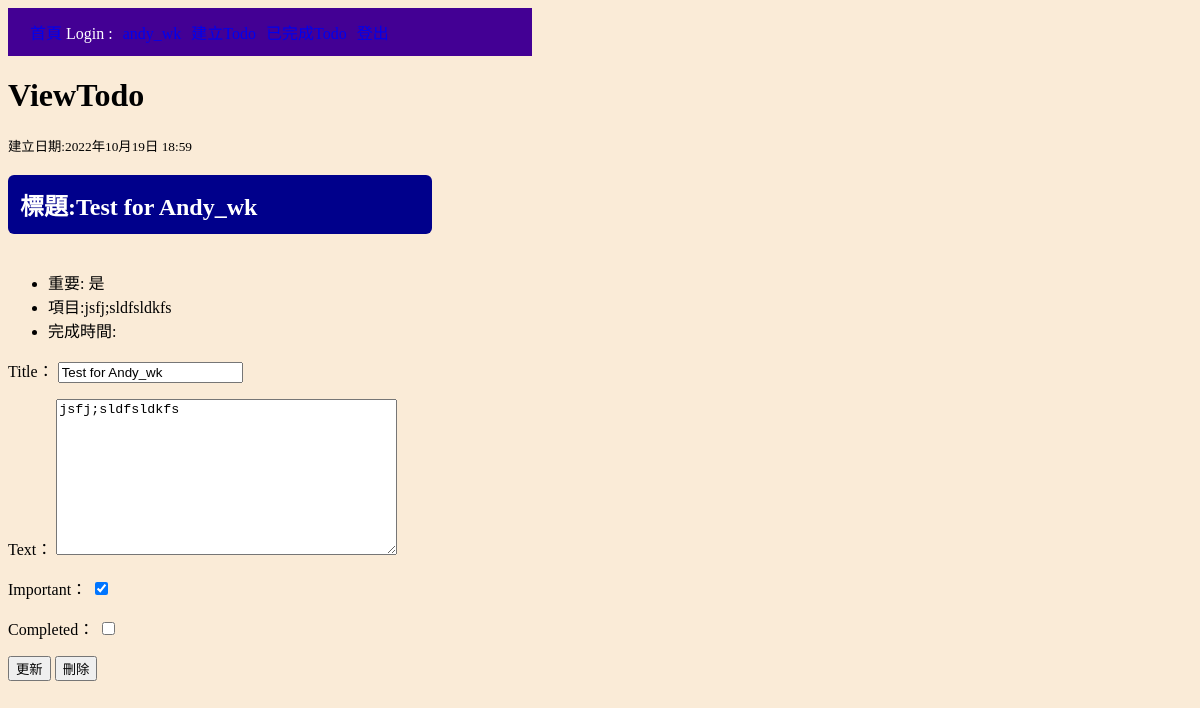
Before: /view/1 (signed in) with the older database file.
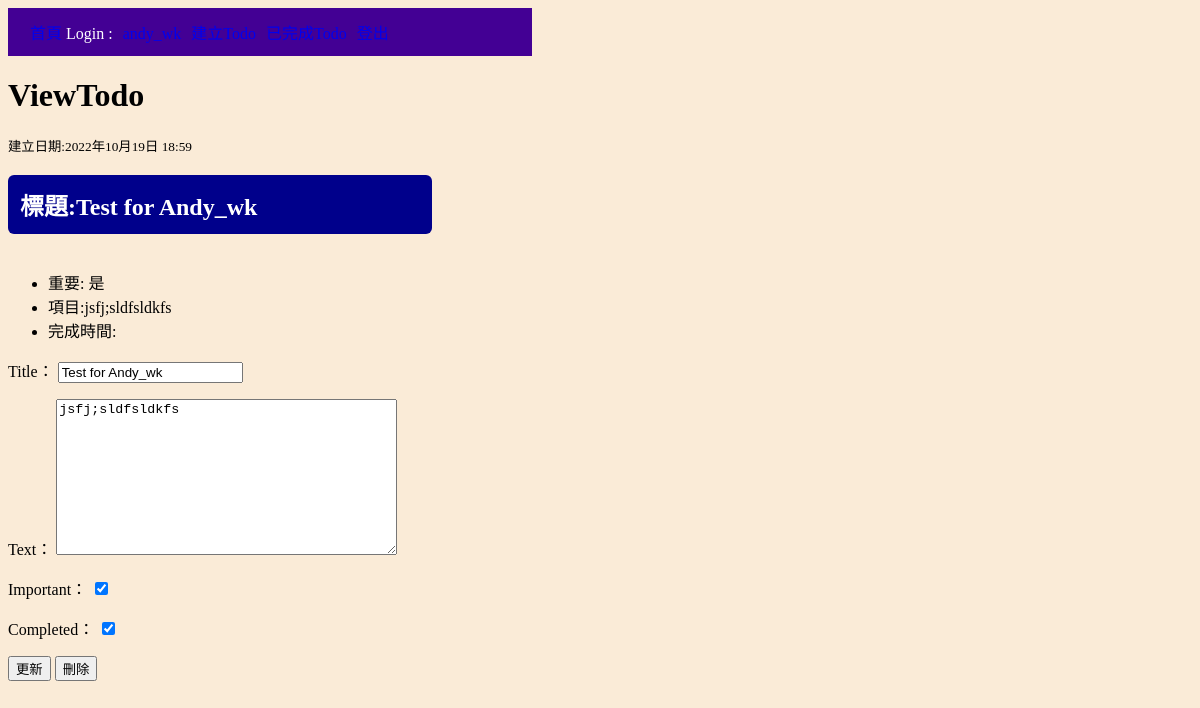
After: the same page with the newer database file.
### todo/models.py (models this page shows, shortened)
class Todo(models.Model):
    title=models.CharField(max_length=100)
    text=models.TextField(blank=True)
    created=models.DateTimeField(auto_now_add=True)
    date_complated=models.DateTimeField(blank=True,null=True)
    important=models.BooleanField(default=False)
    completed=models.BooleanField(default=False)
    user=models.ForeignKey(User,on_delete=models.CASCADE)

### todo/views.py (the view, shortened to what this page needs)
# urls.py: path('view/<int:id>', views.viewtodo,name='viewtodo'),
@login_required
def viewtodo(request,id):
    try:
        todo=Todo.objects.get(id=id)
        if request.method=='GET':
            form=TodoForm(instance=todo)
        return render(request,'./todo/viewtodo.html',{'todo':todo,'form':form})
    except Exception as e:
        print(e)
    return render(request,'./todo/404.html')

### todo/forms.py
class TodoForm(ModelForm):
    class Meta:
        model=Todo
        fields=['title','text','important','completed']

### todo/templates/todo/viewtodo.html (shortened to what this page needs)
{% extends 'base.html' %}
{% block content %}
<h1>ViewTodo</h1>
<small>建立日期:{{todo.created}}</small><br>
<h2 class="title">標題:{{todo.title}}</h2>
<ul>
    <li>重要:{% if todo.important %}
        是{% else %}否{% endif %}
    </li>
    <li>項目:{{todo.text}}</li>
    <li>完成時間:
    </li>
</ul>
<form action="" method="POST">
    {{form.as_p}}
    <input type="submit" name="update" value="更新">
    <input type="submit" name="delete" value="刪除">
</form>
{% endblock %}

Changed rows visible on the page:
changed Todo "Test for Andy_wk": completed "☐" → "☑"
